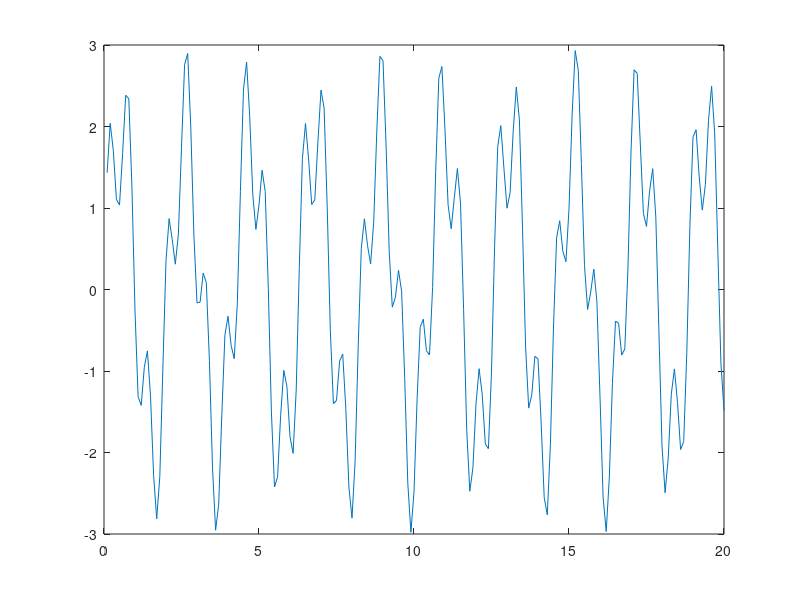

The MATLAB source for this figure:
function generateSine
    x=[0.1:0.1:20]
    step1=0:2:200
    step2=1:2:200
    A=1;B=2;
    f1=1;f2=3;
    
    
    
    for t = 1:200
        y(t)=A*sin(f1*t)+B*sin(f2*t/10);
    %{
        if any(step2(:) == floor(t/50))
            y(t) = A*sin(f1*t/10)+B*sin(f2*t/10)+10;
        else
            y(t) = A*sin(f1*t/10)+B*sin(f2*t/10)-10;
        end
         %}
    end
   
    plot(x,y)
end